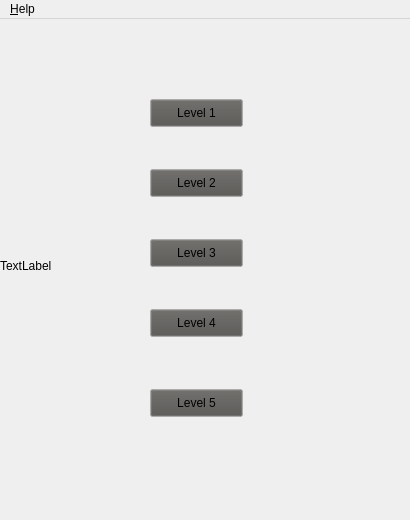
<?xml version="1.0" encoding="UTF-8"?>
<ui version="4.0">
 <class>MainWindow</class>
 <widget class="QMainWindow" name="MainWindow">
  <property name="geometry">
   <rect>
    <x>0</x>
    <y>0</y>
    <width>410</width>
    <height>520</height>
   </rect>
  </property>
  <property name="palette">
   <palette>
    <active>
     <colorrole role="Button">
      <brush brushstyle="SolidPattern">
       <color alpha="255">
        <red>83</red>
        <green>82</green>
        <blue>79</blue>
       </color>
      </brush>
     </colorrole>
    </active>
    <inactive>
     <colorrole role="Button">
      <brush brushstyle="SolidPattern">
       <color alpha="255">
        <red>83</red>
        <green>82</green>
        <blue>79</blue>
       </color>
      </brush>
     </colorrole>
    </inactive>
    <disabled>
     <colorrole role="Button">
      <brush brushstyle="SolidPattern">
       <color alpha="255">
        <red>83</red>
        <green>82</green>
        <blue>79</blue>
       </color>
      </brush>
     </colorrole>
    </disabled>
   </palette>
  </property>
  <property name="windowTitle">
   <string>MainWindow</string>
  </property>
  <widget class="QWidget" name="centralWidget">
   <widget class="QPushButton" name="pushButton">
    <property name="geometry">
     <rect>
      <x>150</x>
      <y>80</y>
      <width>93</width>
      <height>28</height>
     </rect>
    </property>
    <property name="text">
     <string>Level 1</string>
    </property>
   </widget>
   <widget class="QPushButton" name="pushButton_2">
    <property name="geometry">
     <rect>
      <x>150</x>
      <y>150</y>
      <width>93</width>
      <height>28</height>
     </rect>
    </property>
    <property name="text">
     <string>Level 2</string>
    </property>
   </widget>
   <widget class="QPushButton" name="pushButton_3">
    <property name="geometry">
     <rect>
      <x>150</x>
      <y>220</y>
      <width>93</width>
      <height>28</height>
     </rect>
    </property>
    <property name="text">
     <string>Level 3</string>
    </property>
   </widget>
   <widget class="QPushButton" name="pushButton_4">
    <property name="geometry">
     <rect>
      <x>150</x>
      <y>370</y>
      <width>93</width>
      <height>28</height>
     </rect>
    </property>
    <property name="text">
     <string>Level 5</string>
    </property>
   </widget>
   <widget class="QPushButton" name="pushButton_5">
    <property name="geometry">
     <rect>
      <x>150</x>
      <y>290</y>
      <width>93</width>
      <height>28</height>
     </rect>
    </property>
    <property name="text">
     <string>Level 4</string>
    </property>
   </widget>
   <widget class="QLabel" name="label">
    <property name="geometry">
     <rect>
      <x>0</x>
      <y>0</y>
      <width>411</width>
      <height>494</height>
     </rect>
    </property>
    <property name="text">
     <string>TextLabel</string>
    </property>
   </widget>
   <zorder>label</zorder>
   <zorder>pushButton</zorder>
   <zorder>pushButton_2</zorder>
   <zorder>pushButton_3</zorder>
   <zorder>pushButton_4</zorder>
   <zorder>pushButton_5</zorder>
  </widget>
  <widget class="QMenuBar" name="menuBar">
   <property name="geometry">
    <rect>
     <x>0</x>
     <y>0</y>
     <width>410</width>
     <height>26</height>
    </rect>
   </property>
   <widget class="QMenu" name="menuHelp">
    <property name="title">
     <string>&amp;Help</string>
    </property>
    <addaction name="action_How_to_Play"/>
    <addaction name="separator"/>
    <addaction name="action_About"/>
    <addaction name="action_Exit"/>
   </widget>
   <addaction name="menuHelp"/>
  </widget>
  <action name="action_How_to_Play">
   <property name="text">
    <string>&amp;How to Play</string>
   </property>
  </action>
  <action name="action_About">
   <property name="text">
    <string>&amp;About</string>
   </property>
  </action>
  <action name="action_Exit">
   <property name="text">
    <string>&amp;Exit</string>
   </property>
  </action>
 </widget>
 <layoutdefault spacing="6" margin="11"/>
 <resources/>
 <connections/>
</ui>
